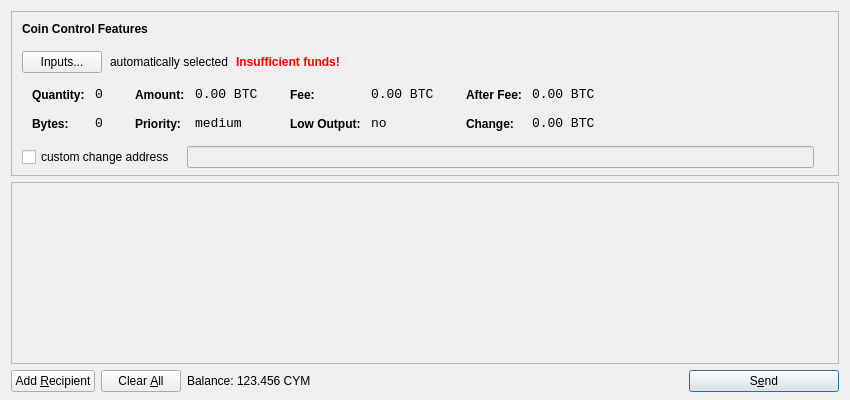
<?xml version="1.0" encoding="UTF-8"?>
<ui version="4.0">
 <class>SendCoinsDialog</class>
 <widget class="QDialog" name="SendCoinsDialog">
  <property name="geometry">
   <rect>
    <x>0</x>
    <y>0</y>
    <width>850</width>
    <height>400</height>
   </rect>
  </property>
  <property name="windowTitle">
   <string>Send Coins</string>
  </property>
  <layout class="QVBoxLayout" name="verticalLayout" stretch="0,1,0">
   <property name="bottomMargin">
    <number>8</number>
   </property>
   <item>
    <widget class="QFrame" name="frameCoinControl">
     <property name="sizePolicy">
      <sizepolicy hsizetype="Expanding" vsizetype="Expanding">
       <horstretch>0</horstretch>
       <verstretch>0</verstretch>
      </sizepolicy>
     </property>
     <property name="maximumSize">
      <size>
       <width>16777215</width>
       <height>16777215</height>
      </size>
     </property>
     <property name="frameShape">
      <enum>QFrame::StyledPanel</enum>
     </property>
     <property name="frameShadow">
      <enum>QFrame::Sunken</enum>
     </property>
     <layout class="QVBoxLayout" name="verticalLayoutCoinControl2">
      <property name="spacing">
       <number>-1</number>
      </property>
      <property name="leftMargin">
       <number>0</number>
      </property>
      <property name="topMargin">
       <number>0</number>
      </property>
      <property name="rightMargin">
       <number>0</number>
      </property>
      <property name="bottomMargin">
       <number>6</number>
      </property>
      <item>
       <layout class="QVBoxLayout" name="verticalLayoutCoinControl" stretch="0,0,0,0,1">
        <property name="spacing">
         <number>0</number>
        </property>
        <property name="leftMargin">
         <number>10</number>
        </property>
        <property name="topMargin">
         <number>10</number>
        </property>
        <item>
         <layout class="QHBoxLayout" name="horizontalLayoutCoinControl1">
          <property name="bottomMargin">
           <number>15</number>
          </property>
          <item>
           <widget class="QLabel" name="labelCoinControlFeatures">
            <property name="sizePolicy">
             <sizepolicy hsizetype="Preferred" vsizetype="Maximum">
              <horstretch>0</horstretch>
              <verstretch>0</verstretch>
             </sizepolicy>
            </property>
            <property name="font">
             <font>
              <weight>75</weight>
              <bold>true</bold>
             </font>
            </property>
            <property name="styleSheet">
             <string notr="true">font-weight:bold;</string>
            </property>
            <property name="text">
             <string>Coin Control Features</string>
            </property>
           </widget>
          </item>
         </layout>
        </item>
        <item>
         <layout class="QHBoxLayout" name="horizontalLayoutCoinControl2" stretch="0,0,0,0">
          <property name="spacing">
           <number>8</number>
          </property>
          <property name="bottomMargin">
           <number>10</number>
          </property>
          <item>
           <widget class="QPushButton" name="pushButtonCoinControl">
            <property name="styleSheet">
             <string notr="true"/>
            </property>
            <property name="text">
             <string>Inputs...</string>
            </property>
           </widget>
          </item>
          <item>
           <widget class="QLabel" name="labelCoinControlAutomaticallySelected">
            <property name="text">
             <string>automatically selected</string>
            </property>
            <property name="margin">
             <number>5</number>
            </property>
           </widget>
          </item>
          <item>
           <widget class="QLabel" name="labelCoinControlInsuffFunds">
            <property name="font">
             <font>
              <weight>75</weight>
              <bold>true</bold>
             </font>
            </property>
            <property name="styleSheet">
             <string notr="true">color:red;font-weight:bold;</string>
            </property>
            <property name="text">
             <string>Insufficient funds!</string>
            </property>
            <property name="margin">
             <number>5</number>
            </property>
           </widget>
          </item>
          <item>
           <spacer name="horizontalSpacerCoinControl">
            <property name="orientation">
             <enum>Qt::Horizontal</enum>
            </property>
            <property name="sizeHint" stdset="0">
             <size>
              <width>40</width>
              <height>1</height>
             </size>
            </property>
           </spacer>
          </item>
         </layout>
        </item>
        <item>
         <widget class="QWidget" name="widgetCoinControl" native="true">
          <property name="sizePolicy">
           <sizepolicy hsizetype="Preferred" vsizetype="Preferred">
            <horstretch>0</horstretch>
            <verstretch>0</verstretch>
           </sizepolicy>
          </property>
          <property name="minimumSize">
           <size>
            <width>0</width>
            <height>0</height>
           </size>
          </property>
          <property name="styleSheet">
           <string notr="true"/>
          </property>
          <layout class="QHBoxLayout" name="horizontalLayoutCoinControl5">
           <property name="margin">
            <number>0</number>
           </property>
           <item>
            <layout class="QHBoxLayout" name="horizontalLayoutCoinControl3" stretch="0,0,0,1">
             <property name="spacing">
              <number>20</number>
             </property>
             <property name="topMargin">
              <number>0</number>
             </property>
             <property name="bottomMargin">
              <number>10</number>
             </property>
             <item>
              <layout class="QFormLayout" name="formLayoutCoinControl1">
               <property name="horizontalSpacing">
                <number>10</number>
               </property>
               <property name="verticalSpacing">
                <number>14</number>
               </property>
               <property name="leftMargin">
                <number>10</number>
               </property>
               <property name="topMargin">
                <number>4</number>
               </property>
               <property name="rightMargin">
                <number>6</number>
               </property>
               <item row="0" column="0">
                <widget class="QLabel" name="labelCoinControlQuantityText">
                 <property name="styleSheet">
                  <string notr="true">font-weight:bold;</string>
                 </property>
                 <property name="text">
                  <string>Quantity:</string>
                 </property>
                 <property name="margin">
                  <number>0</number>
                 </property>
                </widget>
               </item>
               <item row="0" column="1">
                <widget class="QLabel" name="labelCoinControlQuantity">
                 <property name="font">
                  <font>
                   <family>Monospace</family>
                   <pointsize>10</pointsize>
                  </font>
                 </property>
                 <property name="cursor">
                  <cursorShape>IBeamCursor</cursorShape>
                 </property>
                 <property name="contextMenuPolicy">
                  <enum>Qt::ActionsContextMenu</enum>
                 </property>
                 <property name="text">
                  <string notr="true">0</string>
                 </property>
                 <property name="margin">
                  <number>0</number>
                 </property>
                 <property name="textInteractionFlags">
                  <set>Qt::LinksAccessibleByMouse|Qt::TextSelectableByKeyboard|Qt::TextSelectableByMouse</set>
                 </property>
                </widget>
               </item>
               <item row="1" column="0">
                <widget class="QLabel" name="labelCoinControlBytesText">
                 <property name="styleSheet">
                  <string notr="true">font-weight:bold;</string>
                 </property>
                 <property name="text">
                  <string>Bytes:</string>
                 </property>
                </widget>
               </item>
               <item row="1" column="1">
                <widget class="QLabel" name="labelCoinControlBytes">
                 <property name="font">
                  <font>
                   <family>Monospace</family>
                   <pointsize>10</pointsize>
                  </font>
                 </property>
                 <property name="cursor">
                  <cursorShape>IBeamCursor</cursorShape>
                 </property>
                 <property name="contextMenuPolicy">
                  <enum>Qt::ActionsContextMenu</enum>
                 </property>
                 <property name="text">
                  <string notr="true">0</string>
                 </property>
                 <property name="textInteractionFlags">
                  <set>Qt::LinksAccessibleByMouse|Qt::TextSelectableByKeyboard|Qt::TextSelectableByMouse</set>
                 </property>
                </widget>
               </item>
              </layout>
             </item>
             <item>
              <layout class="QFormLayout" name="formLayoutCoinControl2">
               <property name="horizontalSpacing">
                <number>10</number>
               </property>
               <property name="verticalSpacing">
                <number>14</number>
               </property>
               <property name="leftMargin">
                <number>6</number>
               </property>
               <property name="topMargin">
                <number>4</number>
               </property>
               <property name="rightMargin">
                <number>6</number>
               </property>
               <item row="0" column="0">
                <widget class="QLabel" name="labelCoinControlAmountText">
                 <property name="styleSheet">
                  <string notr="true">font-weight:bold;</string>
                 </property>
                 <property name="text">
                  <string>Amount:</string>
                 </property>
                 <property name="margin">
                  <number>0</number>
                 </property>
                </widget>
               </item>
               <item row="0" column="1">
                <widget class="QLabel" name="labelCoinControlAmount">
                 <property name="font">
                  <font>
                   <family>Monospace</family>
                   <pointsize>10</pointsize>
                  </font>
                 </property>
                 <property name="cursor">
                  <cursorShape>IBeamCursor</cursorShape>
                 </property>
                 <property name="contextMenuPolicy">
                  <enum>Qt::ActionsContextMenu</enum>
                 </property>
                 <property name="text">
                  <string notr="true">0.00 BTC</string>
                 </property>
                 <property name="textInteractionFlags">
                  <set>Qt::LinksAccessibleByMouse|Qt::TextSelectableByKeyboard|Qt::TextSelectableByMouse</set>
                 </property>
                </widget>
               </item>
               <item row="1" column="0">
                <widget class="QLabel" name="labelCoinControlPriorityText">
                 <property name="styleSheet">
                  <string notr="true">font-weight:bold;</string>
                 </property>
                 <property name="text">
                  <string>Priority:</string>
                 </property>
                </widget>
               </item>
               <item row="1" column="1">
                <widget class="QLabel" name="labelCoinControlPriority">
                 <property name="font">
                  <font>
                   <family>Monospace</family>
                   <pointsize>10</pointsize>
                  </font>
                 </property>
                 <property name="cursor">
                  <cursorShape>IBeamCursor</cursorShape>
                 </property>
                 <property name="contextMenuPolicy">
                  <enum>Qt::ActionsContextMenu</enum>
                 </property>
                 <property name="text">
                  <string>medium</string>
                 </property>
                 <property name="textInteractionFlags">
                  <set>Qt::LinksAccessibleByMouse|Qt::TextSelectableByKeyboard|Qt::TextSelectableByMouse</set>
                 </property>
                </widget>
               </item>
              </layout>
             </item>
             <item>
              <layout class="QFormLayout" name="formLayoutCoinControl3">
               <property name="horizontalSpacing">
                <number>10</number>
               </property>
               <property name="verticalSpacing">
                <number>14</number>
               </property>
               <property name="leftMargin">
                <number>6</number>
               </property>
               <property name="topMargin">
                <number>4</number>
               </property>
               <property name="rightMargin">
                <number>6</number>
               </property>
               <item row="0" column="0">
                <widget class="QLabel" name="labelCoinControlFeeText">
                 <property name="styleSheet">
                  <string notr="true">font-weight:bold;</string>
                 </property>
                 <property name="text">
                  <string>Fee:</string>
                 </property>
                 <property name="margin">
                  <number>0</number>
                 </property>
                </widget>
               </item>
               <item row="0" column="1">
                <widget class="QLabel" name="labelCoinControlFee">
                 <property name="font">
                  <font>
                   <family>Monospace</family>
                   <pointsize>10</pointsize>
                  </font>
                 </property>
                 <property name="cursor">
                  <cursorShape>IBeamCursor</cursorShape>
                 </property>
                 <property name="contextMenuPolicy">
                  <enum>Qt::ActionsContextMenu</enum>
                 </property>
                 <property name="text">
                  <string notr="true">0.00 BTC</string>
                 </property>
                 <property name="textInteractionFlags">
                  <set>Qt::LinksAccessibleByMouse|Qt::TextSelectableByKeyboard|Qt::TextSelectableByMouse</set>
                 </property>
                </widget>
               </item>
               <item row="1" column="0">
                <widget class="QLabel" name="labelCoinControlLowOutputText">
                 <property name="styleSheet">
                  <string notr="true">font-weight:bold;</string>
                 </property>
                 <property name="text">
                  <string>Low Output:</string>
                 </property>
                </widget>
               </item>
               <item row="1" column="1">
                <widget class="QLabel" name="labelCoinControlLowOutput">
                 <property name="font">
                  <font>
                   <family>Monospace</family>
                   <pointsize>10</pointsize>
                  </font>
                 </property>
                 <property name="cursor">
                  <cursorShape>IBeamCursor</cursorShape>
                 </property>
                 <property name="contextMenuPolicy">
                  <enum>Qt::ActionsContextMenu</enum>
                 </property>
                 <property name="text">
                  <string>no</string>
                 </property>
                 <property name="textInteractionFlags">
                  <set>Qt::LinksAccessibleByMouse|Qt::TextSelectableByKeyboard|Qt::TextSelectableByMouse</set>
                 </property>
                </widget>
               </item>
              </layout>
             </item>
             <item>
              <layout class="QFormLayout" name="formLayoutCoinControl4">
               <property name="horizontalSpacing">
                <number>10</number>
               </property>
               <property name="verticalSpacing">
                <number>14</number>
               </property>
               <property name="leftMargin">
                <number>6</number>
               </property>
               <property name="topMargin">
                <number>4</number>
               </property>
               <property name="rightMargin">
                <number>6</number>
               </property>
               <item row="0" column="0">
                <widget class="QLabel" name="labelCoinControlAfterFeeText">
                 <property name="styleSheet">
                  <string notr="true">font-weight:bold;</string>
                 </property>
                 <property name="text">
                  <string>After Fee:</string>
                 </property>
                 <property name="margin">
                  <number>0</number>
                 </property>
                </widget>
               </item>
               <item row="0" column="1">
                <widget class="QLabel" name="labelCoinControlAfterFee">
                 <property name="font">
                  <font>
                   <family>Monospace</family>
                   <pointsize>10</pointsize>
                  </font>
                 </property>
                 <property name="cursor">
                  <cursorShape>IBeamCursor</cursorShape>
                 </property>
                 <property name="contextMenuPolicy">
                  <enum>Qt::ActionsContextMenu</enum>
                 </property>
                 <property name="text">
                  <string notr="true">0.00 BTC</string>
                 </property>
                 <property name="textInteractionFlags">
                  <set>Qt::LinksAccessibleByMouse|Qt::TextSelectableByKeyboard|Qt::TextSelectableByMouse</set>
                 </property>
                </widget>
               </item>
               <item row="1" column="0">
                <widget class="QLabel" name="labelCoinControlChangeText">
                 <property name="styleSheet">
                  <string notr="true">font-weight:bold;</string>
                 </property>
                 <property name="text">
                  <string>Change:</string>
                 </property>
                </widget>
               </item>
               <item row="1" column="1">
                <widget class="QLabel" name="labelCoinControlChange">
                 <property name="font">
                  <font>
                   <family>Monospace</family>
                   <pointsize>10</pointsize>
                  </font>
                 </property>
                 <property name="cursor">
                  <cursorShape>IBeamCursor</cursorShape>
                 </property>
                 <property name="contextMenuPolicy">
                  <enum>Qt::ActionsContextMenu</enum>
                 </property>
                 <property name="text">
                  <string notr="true">0.00 BTC</string>
                 </property>
                 <property name="textInteractionFlags">
                  <set>Qt::LinksAccessibleByMouse|Qt::TextSelectableByKeyboard|Qt::TextSelectableByMouse</set>
                 </property>
                </widget>
               </item>
              </layout>
             </item>
            </layout>
           </item>
          </layout>
         </widget>
        </item>
        <item>
         <layout class="QHBoxLayout" name="horizontalLayoutCoinControl4" stretch="0,0,0">
          <property name="spacing">
           <number>12</number>
          </property>
          <property name="sizeConstraint">
           <enum>QLayout::SetDefaultConstraint</enum>
          </property>
          <property name="topMargin">
           <number>5</number>
          </property>
          <property name="rightMargin">
           <number>5</number>
          </property>
          <item>
           <widget class="QCheckBox" name="checkBoxCoinControlChange">
            <property name="text">
             <string>custom change address</string>
            </property>
           </widget>
          </item>
          <item>
           <widget class="QLineEdit" name="lineEditCoinControlChange">
            <property name="enabled">
             <bool>false</bool>
            </property>
            <property name="sizePolicy">
             <sizepolicy hsizetype="Expanding" vsizetype="Fixed">
              <horstretch>0</horstretch>
              <verstretch>0</verstretch>
             </sizepolicy>
            </property>
           </widget>
          </item>
          <item>
           <widget class="QLabel" name="labelCoinControlChangeLabel">
            <property name="sizePolicy">
             <sizepolicy hsizetype="Preferred" vsizetype="Expanding">
              <horstretch>0</horstretch>
              <verstretch>0</verstretch>
             </sizepolicy>
            </property>
            <property name="minimumSize">
             <size>
              <width>0</width>
              <height>0</height>
             </size>
            </property>
            <property name="text">
             <string/>
            </property>
            <property name="margin">
             <number>3</number>
            </property>
           </widget>
          </item>
         </layout>
        </item>
        <item>
         <spacer name="verticalSpacerCoinControl">
          <property name="orientation">
           <enum>Qt::Vertical</enum>
          </property>
          <property name="sizeHint" stdset="0">
           <size>
            <width>800</width>
            <height>1</height>
           </size>
          </property>
         </spacer>
        </item>
       </layout>
      </item>
     </layout>
    </widget>
   </item>
   <item>
    <widget class="QScrollArea" name="scrollArea">
     <property name="widgetResizable">
      <bool>true</bool>
     </property>
     <widget class="QWidget" name="scrollAreaWidgetContents">
      <property name="geometry">
       <rect>
        <x>0</x>
        <y>0</y>
        <width>830</width>
        <height>165</height>
       </rect>
      </property>
      <layout class="QVBoxLayout" name="verticalLayout_2">
       <property name="margin">
        <number>0</number>
       </property>
       <item>
        <layout class="QVBoxLayout" name="entries">
         <property name="spacing">
          <number>6</number>
         </property>
        </layout>
       </item>
       <item>
        <spacer name="verticalSpacer">
         <property name="orientation">
          <enum>Qt::Vertical</enum>
         </property>
         <property name="sizeHint" stdset="0">
          <size>
           <width>20</width>
           <height>40</height>
          </size>
         </property>
        </spacer>
       </item>
      </layout>
     </widget>
    </widget>
   </item>
   <item>
    <layout class="QHBoxLayout" name="horizontalLayout">
     <item>
      <widget class="QPushButton" name="addButton">
       <property name="toolTip">
        <string>Send to multiple recipients at once</string>
       </property>
       <property name="text">
        <string>Add &amp;Recipient</string>
       </property>
       <property name="icon">
        <iconset resource="../bitcoin.qrc">
         <normaloff>:/icons/add</normaloff>:/icons/add</iconset>
       </property>
       <property name="autoDefault">
        <bool>false</bool>
       </property>
      </widget>
     </item>
     <item>
      <widget class="QPushButton" name="clearButton">
       <property name="sizePolicy">
        <sizepolicy hsizetype="Minimum" vsizetype="Fixed">
         <horstretch>0</horstretch>
         <verstretch>0</verstretch>
        </sizepolicy>
       </property>
       <property name="toolTip">
        <string>Remove all transaction fields</string>
       </property>
       <property name="text">
        <string>Clear &amp;All</string>
       </property>
       <property name="icon">
        <iconset resource="../bitcoin.qrc">
         <normaloff>:/icons/remove</normaloff>:/icons/remove</iconset>
       </property>
       <property name="autoRepeatDelay">
        <number>300</number>
       </property>
       <property name="autoDefault">
        <bool>false</bool>
       </property>
      </widget>
     </item>
     <item>
      <layout class="QHBoxLayout" name="horizontalLayout_2">
       <property name="spacing">
        <number>3</number>
       </property>
       <item>
        <widget class="QLabel" name="label">
         <property name="text">
          <string>Balance:</string>
         </property>
        </widget>
       </item>
       <item>
        <widget class="QLabel" name="labelBalance">
         <property name="cursor">
          <cursorShape>IBeamCursor</cursorShape>
         </property>
         <property name="text">
          <string>123.456 CYM</string>
         </property>
         <property name="textInteractionFlags">
          <set>Qt::LinksAccessibleByMouse|Qt::TextSelectableByKeyboard|Qt::TextSelectableByMouse</set>
         </property>
        </widget>
       </item>
      </layout>
     </item>
     <item>
      <spacer name="horizontalSpacer">
       <property name="orientation">
        <enum>Qt::Horizontal</enum>
       </property>
       <property name="sizeHint" stdset="0">
        <size>
         <width>40</width>
         <height>20</height>
        </size>
       </property>
      </spacer>
     </item>
     <item>
      <widget class="QPushButton" name="sendButton">
       <property name="minimumSize">
        <size>
         <width>150</width>
         <height>0</height>
        </size>
       </property>
       <property name="toolTip">
        <string>Confirm the send action</string>
       </property>
       <property name="text">
        <string>S&amp;end</string>
       </property>
       <property name="icon">
        <iconset resource="../bitcoin.qrc">
         <normaloff>:/icons/send</normaloff>:/icons/send</iconset>
       </property>
       <property name="default">
        <bool>true</bool>
       </property>
      </widget>
     </item>
    </layout>
   </item>
  </layout>
 </widget>
 <resources>
  <include location="../bitcoin.qrc"/>
 </resources>
 <connections/>
</ui>
